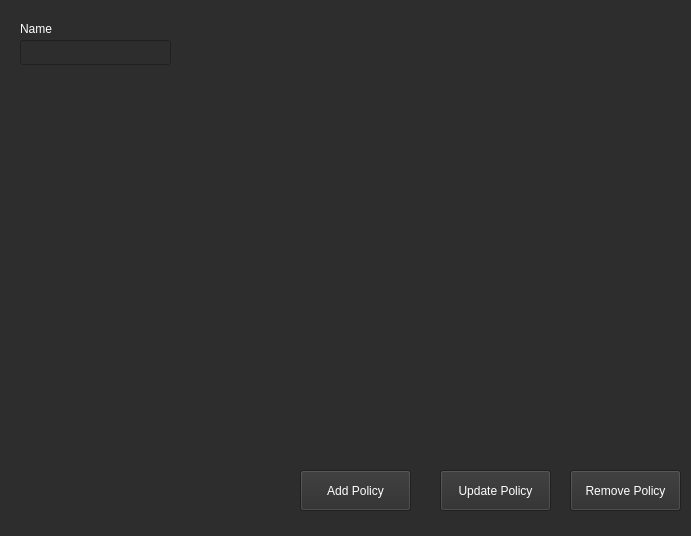
<?xml version="1.0" encoding="UTF-8"?>
<ui version="4.0">
 <class>Form</class>
 <widget class="QWidget" name="Form">
  <property name="geometry">
   <rect>
    <x>0</x>
    <y>0</y>
    <width>691</width>
    <height>536</height>
   </rect>
  </property>
  <property name="windowTitle">
   <string>Form</string>
  </property>
  <property name="styleSheet">
   <string notr="true">background-color: rgb(45, 45, 45);</string>
  </property>
  <widget class="QPushButton" name="btn_add_policy">
   <property name="geometry">
    <rect>
     <x>300</x>
     <y>470</y>
     <width>111</width>
     <height>41</height>
    </rect>
   </property>
   <property name="sizePolicy">
    <sizepolicy hsizetype="Minimum" vsizetype="Ignored">
     <horstretch>0</horstretch>
     <verstretch>0</verstretch>
    </sizepolicy>
   </property>
   <property name="palette">
    <palette>
     <active>
      <colorrole role="Button">
       <brush brushstyle="SolidPattern">
        <color alpha="255">
         <red>45</red>
         <green>45</green>
         <blue>45</blue>
        </color>
       </brush>
      </colorrole>
      <colorrole role="ButtonText">
       <brush brushstyle="SolidPattern">
        <color alpha="255">
         <red>255</red>
         <green>255</green>
         <blue>255</blue>
        </color>
       </brush>
      </colorrole>
      <colorrole role="Base">
       <brush brushstyle="SolidPattern">
        <color alpha="255">
         <red>45</red>
         <green>45</green>
         <blue>45</blue>
        </color>
       </brush>
      </colorrole>
      <colorrole role="Window">
       <brush brushstyle="SolidPattern">
        <color alpha="255">
         <red>45</red>
         <green>45</green>
         <blue>45</blue>
        </color>
       </brush>
      </colorrole>
     </active>
     <inactive>
      <colorrole role="Button">
       <brush brushstyle="SolidPattern">
        <color alpha="255">
         <red>45</red>
         <green>45</green>
         <blue>45</blue>
        </color>
       </brush>
      </colorrole>
      <colorrole role="ButtonText">
       <brush brushstyle="SolidPattern">
        <color alpha="255">
         <red>255</red>
         <green>255</green>
         <blue>255</blue>
        </color>
       </brush>
      </colorrole>
      <colorrole role="Base">
       <brush brushstyle="SolidPattern">
        <color alpha="255">
         <red>45</red>
         <green>45</green>
         <blue>45</blue>
        </color>
       </brush>
      </colorrole>
      <colorrole role="Window">
       <brush brushstyle="SolidPattern">
        <color alpha="255">
         <red>45</red>
         <green>45</green>
         <blue>45</blue>
        </color>
       </brush>
      </colorrole>
     </inactive>
     <disabled>
      <colorrole role="Button">
       <brush brushstyle="SolidPattern">
        <color alpha="255">
         <red>45</red>
         <green>45</green>
         <blue>45</blue>
        </color>
       </brush>
      </colorrole>
      <colorrole role="ButtonText">
       <brush brushstyle="SolidPattern">
        <color alpha="255">
         <red>120</red>
         <green>120</green>
         <blue>120</blue>
        </color>
       </brush>
      </colorrole>
      <colorrole role="Base">
       <brush brushstyle="SolidPattern">
        <color alpha="255">
         <red>45</red>
         <green>45</green>
         <blue>45</blue>
        </color>
       </brush>
      </colorrole>
      <colorrole role="Window">
       <brush brushstyle="SolidPattern">
        <color alpha="255">
         <red>45</red>
         <green>45</green>
         <blue>45</blue>
        </color>
       </brush>
      </colorrole>
     </disabled>
    </palette>
   </property>
   <property name="text">
    <string>Add Policy</string>
   </property>
  </widget>
  <widget class="QPushButton" name="btn_update_policy">
   <property name="geometry">
    <rect>
     <x>440</x>
     <y>470</y>
     <width>111</width>
     <height>41</height>
    </rect>
   </property>
   <property name="sizePolicy">
    <sizepolicy hsizetype="Minimum" vsizetype="Ignored">
     <horstretch>0</horstretch>
     <verstretch>0</verstretch>
    </sizepolicy>
   </property>
   <property name="palette">
    <palette>
     <active>
      <colorrole role="Button">
       <brush brushstyle="SolidPattern">
        <color alpha="255">
         <red>45</red>
         <green>45</green>
         <blue>45</blue>
        </color>
       </brush>
      </colorrole>
      <colorrole role="ButtonText">
       <brush brushstyle="SolidPattern">
        <color alpha="255">
         <red>255</red>
         <green>255</green>
         <blue>255</blue>
        </color>
       </brush>
      </colorrole>
      <colorrole role="Base">
       <brush brushstyle="SolidPattern">
        <color alpha="255">
         <red>45</red>
         <green>45</green>
         <blue>45</blue>
        </color>
       </brush>
      </colorrole>
      <colorrole role="Window">
       <brush brushstyle="SolidPattern">
        <color alpha="255">
         <red>45</red>
         <green>45</green>
         <blue>45</blue>
        </color>
       </brush>
      </colorrole>
     </active>
     <inactive>
      <colorrole role="Button">
       <brush brushstyle="SolidPattern">
        <color alpha="255">
         <red>45</red>
         <green>45</green>
         <blue>45</blue>
        </color>
       </brush>
      </colorrole>
      <colorrole role="ButtonText">
       <brush brushstyle="SolidPattern">
        <color alpha="255">
         <red>255</red>
         <green>255</green>
         <blue>255</blue>
        </color>
       </brush>
      </colorrole>
      <colorrole role="Base">
       <brush brushstyle="SolidPattern">
        <color alpha="255">
         <red>45</red>
         <green>45</green>
         <blue>45</blue>
        </color>
       </brush>
      </colorrole>
      <colorrole role="Window">
       <brush brushstyle="SolidPattern">
        <color alpha="255">
         <red>45</red>
         <green>45</green>
         <blue>45</blue>
        </color>
       </brush>
      </colorrole>
     </inactive>
     <disabled>
      <colorrole role="Button">
       <brush brushstyle="SolidPattern">
        <color alpha="255">
         <red>45</red>
         <green>45</green>
         <blue>45</blue>
        </color>
       </brush>
      </colorrole>
      <colorrole role="ButtonText">
       <brush brushstyle="SolidPattern">
        <color alpha="255">
         <red>120</red>
         <green>120</green>
         <blue>120</blue>
        </color>
       </brush>
      </colorrole>
      <colorrole role="Base">
       <brush brushstyle="SolidPattern">
        <color alpha="255">
         <red>45</red>
         <green>45</green>
         <blue>45</blue>
        </color>
       </brush>
      </colorrole>
      <colorrole role="Window">
       <brush brushstyle="SolidPattern">
        <color alpha="255">
         <red>45</red>
         <green>45</green>
         <blue>45</blue>
        </color>
       </brush>
      </colorrole>
     </disabled>
    </palette>
   </property>
   <property name="text">
    <string>Update Policy</string>
   </property>
  </widget>
  <widget class="QPushButton" name="btn_remove_policy">
   <property name="geometry">
    <rect>
     <x>570</x>
     <y>470</y>
     <width>111</width>
     <height>41</height>
    </rect>
   </property>
   <property name="sizePolicy">
    <sizepolicy hsizetype="Minimum" vsizetype="Ignored">
     <horstretch>0</horstretch>
     <verstretch>0</verstretch>
    </sizepolicy>
   </property>
   <property name="palette">
    <palette>
     <active>
      <colorrole role="Button">
       <brush brushstyle="SolidPattern">
        <color alpha="255">
         <red>45</red>
         <green>45</green>
         <blue>45</blue>
        </color>
       </brush>
      </colorrole>
      <colorrole role="ButtonText">
       <brush brushstyle="SolidPattern">
        <color alpha="255">
         <red>255</red>
         <green>255</green>
         <blue>255</blue>
        </color>
       </brush>
      </colorrole>
      <colorrole role="Base">
       <brush brushstyle="SolidPattern">
        <color alpha="255">
         <red>45</red>
         <green>45</green>
         <blue>45</blue>
        </color>
       </brush>
      </colorrole>
      <colorrole role="Window">
       <brush brushstyle="SolidPattern">
        <color alpha="255">
         <red>45</red>
         <green>45</green>
         <blue>45</blue>
        </color>
       </brush>
      </colorrole>
     </active>
     <inactive>
      <colorrole role="Button">
       <brush brushstyle="SolidPattern">
        <color alpha="255">
         <red>45</red>
         <green>45</green>
         <blue>45</blue>
        </color>
       </brush>
      </colorrole>
      <colorrole role="ButtonText">
       <brush brushstyle="SolidPattern">
        <color alpha="255">
         <red>255</red>
         <green>255</green>
         <blue>255</blue>
        </color>
       </brush>
      </colorrole>
      <colorrole role="Base">
       <brush brushstyle="SolidPattern">
        <color alpha="255">
         <red>45</red>
         <green>45</green>
         <blue>45</blue>
        </color>
       </brush>
      </colorrole>
      <colorrole role="Window">
       <brush brushstyle="SolidPattern">
        <color alpha="255">
         <red>45</red>
         <green>45</green>
         <blue>45</blue>
        </color>
       </brush>
      </colorrole>
     </inactive>
     <disabled>
      <colorrole role="Button">
       <brush brushstyle="SolidPattern">
        <color alpha="255">
         <red>45</red>
         <green>45</green>
         <blue>45</blue>
        </color>
       </brush>
      </colorrole>
      <colorrole role="ButtonText">
       <brush brushstyle="SolidPattern">
        <color alpha="255">
         <red>120</red>
         <green>120</green>
         <blue>120</blue>
        </color>
       </brush>
      </colorrole>
      <colorrole role="Base">
       <brush brushstyle="SolidPattern">
        <color alpha="255">
         <red>45</red>
         <green>45</green>
         <blue>45</blue>
        </color>
       </brush>
      </colorrole>
      <colorrole role="Window">
       <brush brushstyle="SolidPattern">
        <color alpha="255">
         <red>45</red>
         <green>45</green>
         <blue>45</blue>
        </color>
       </brush>
      </colorrole>
     </disabled>
    </palette>
   </property>
   <property name="text">
    <string>Remove Policy</string>
   </property>
  </widget>
  <widget class="QLabel" name="label">
   <property name="geometry">
    <rect>
     <x>20</x>
     <y>20</y>
     <width>61</width>
     <height>17</height>
    </rect>
   </property>
   <property name="palette">
    <palette>
     <active>
      <colorrole role="WindowText">
       <brush brushstyle="SolidPattern">
        <color alpha="255">
         <red>255</red>
         <green>255</green>
         <blue>255</blue>
        </color>
       </brush>
      </colorrole>
      <colorrole role="Button">
       <brush brushstyle="SolidPattern">
        <color alpha="255">
         <red>45</red>
         <green>45</green>
         <blue>45</blue>
        </color>
       </brush>
      </colorrole>
      <colorrole role="Text">
       <brush brushstyle="SolidPattern">
        <color alpha="255">
         <red>255</red>
         <green>255</green>
         <blue>255</blue>
        </color>
       </brush>
      </colorrole>
      <colorrole role="ButtonText">
       <brush brushstyle="SolidPattern">
        <color alpha="255">
         <red>255</red>
         <green>255</green>
         <blue>255</blue>
        </color>
       </brush>
      </colorrole>
      <colorrole role="Base">
       <brush brushstyle="SolidPattern">
        <color alpha="255">
         <red>45</red>
         <green>45</green>
         <blue>45</blue>
        </color>
       </brush>
      </colorrole>
      <colorrole role="Window">
       <brush brushstyle="SolidPattern">
        <color alpha="255">
         <red>45</red>
         <green>45</green>
         <blue>45</blue>
        </color>
       </brush>
      </colorrole>
     </active>
     <inactive>
      <colorrole role="WindowText">
       <brush brushstyle="SolidPattern">
        <color alpha="255">
         <red>255</red>
         <green>255</green>
         <blue>255</blue>
        </color>
       </brush>
      </colorrole>
      <colorrole role="Button">
       <brush brushstyle="SolidPattern">
        <color alpha="255">
         <red>45</red>
         <green>45</green>
         <blue>45</blue>
        </color>
       </brush>
      </colorrole>
      <colorrole role="Text">
       <brush brushstyle="SolidPattern">
        <color alpha="255">
         <red>255</red>
         <green>255</green>
         <blue>255</blue>
        </color>
       </brush>
      </colorrole>
      <colorrole role="ButtonText">
       <brush brushstyle="SolidPattern">
        <color alpha="255">
         <red>255</red>
         <green>255</green>
         <blue>255</blue>
        </color>
       </brush>
      </colorrole>
      <colorrole role="Base">
       <brush brushstyle="SolidPattern">
        <color alpha="255">
         <red>45</red>
         <green>45</green>
         <blue>45</blue>
        </color>
       </brush>
      </colorrole>
      <colorrole role="Window">
       <brush brushstyle="SolidPattern">
        <color alpha="255">
         <red>45</red>
         <green>45</green>
         <blue>45</blue>
        </color>
       </brush>
      </colorrole>
     </inactive>
     <disabled>
      <colorrole role="WindowText">
       <brush brushstyle="SolidPattern">
        <color alpha="255">
         <red>120</red>
         <green>120</green>
         <blue>120</blue>
        </color>
       </brush>
      </colorrole>
      <colorrole role="Button">
       <brush brushstyle="SolidPattern">
        <color alpha="255">
         <red>45</red>
         <green>45</green>
         <blue>45</blue>
        </color>
       </brush>
      </colorrole>
      <colorrole role="Text">
       <brush brushstyle="SolidPattern">
        <color alpha="255">
         <red>120</red>
         <green>120</green>
         <blue>120</blue>
        </color>
       </brush>
      </colorrole>
      <colorrole role="ButtonText">
       <brush brushstyle="SolidPattern">
        <color alpha="255">
         <red>120</red>
         <green>120</green>
         <blue>120</blue>
        </color>
       </brush>
      </colorrole>
      <colorrole role="Base">
       <brush brushstyle="SolidPattern">
        <color alpha="255">
         <red>45</red>
         <green>45</green>
         <blue>45</blue>
        </color>
       </brush>
      </colorrole>
      <colorrole role="Window">
       <brush brushstyle="SolidPattern">
        <color alpha="255">
         <red>45</red>
         <green>45</green>
         <blue>45</blue>
        </color>
       </brush>
      </colorrole>
     </disabled>
    </palette>
   </property>
   <property name="text">
    <string>Name</string>
   </property>
  </widget>
  <widget class="QLineEdit" name="lineEdit">
   <property name="enabled">
    <bool>true</bool>
   </property>
   <property name="geometry">
    <rect>
     <x>20</x>
     <y>40</y>
     <width>151</width>
     <height>25</height>
    </rect>
   </property>
   <property name="palette">
    <palette>
     <active>
      <colorrole role="WindowText">
       <brush brushstyle="SolidPattern">
        <color alpha="255">
         <red>255</red>
         <green>255</green>
         <blue>255</blue>
        </color>
       </brush>
      </colorrole>
      <colorrole role="Button">
       <brush brushstyle="SolidPattern">
        <color alpha="255">
         <red>45</red>
         <green>45</green>
         <blue>45</blue>
        </color>
       </brush>
      </colorrole>
      <colorrole role="Text">
       <brush brushstyle="SolidPattern">
        <color alpha="255">
         <red>255</red>
         <green>255</green>
         <blue>255</blue>
        </color>
       </brush>
      </colorrole>
      <colorrole role="ButtonText">
       <brush brushstyle="SolidPattern">
        <color alpha="255">
         <red>255</red>
         <green>255</green>
         <blue>255</blue>
        </color>
       </brush>
      </colorrole>
      <colorrole role="Base">
       <brush brushstyle="SolidPattern">
        <color alpha="255">
         <red>45</red>
         <green>45</green>
         <blue>45</blue>
        </color>
       </brush>
      </colorrole>
      <colorrole role="Window">
       <brush brushstyle="SolidPattern">
        <color alpha="255">
         <red>45</red>
         <green>45</green>
         <blue>45</blue>
        </color>
       </brush>
      </colorrole>
     </active>
     <inactive>
      <colorrole role="WindowText">
       <brush brushstyle="SolidPattern">
        <color alpha="255">
         <red>255</red>
         <green>255</green>
         <blue>255</blue>
        </color>
       </brush>
      </colorrole>
      <colorrole role="Button">
       <brush brushstyle="SolidPattern">
        <color alpha="255">
         <red>45</red>
         <green>45</green>
         <blue>45</blue>
        </color>
       </brush>
      </colorrole>
      <colorrole role="Text">
       <brush brushstyle="SolidPattern">
        <color alpha="255">
         <red>255</red>
         <green>255</green>
         <blue>255</blue>
        </color>
       </brush>
      </colorrole>
      <colorrole role="ButtonText">
       <brush brushstyle="SolidPattern">
        <color alpha="255">
         <red>255</red>
         <green>255</green>
         <blue>255</blue>
        </color>
       </brush>
      </colorrole>
      <colorrole role="Base">
       <brush brushstyle="SolidPattern">
        <color alpha="255">
         <red>45</red>
         <green>45</green>
         <blue>45</blue>
        </color>
       </brush>
      </colorrole>
      <colorrole role="Window">
       <brush brushstyle="SolidPattern">
        <color alpha="255">
         <red>45</red>
         <green>45</green>
         <blue>45</blue>
        </color>
       </brush>
      </colorrole>
     </inactive>
     <disabled>
      <colorrole role="WindowText">
       <brush brushstyle="SolidPattern">
        <color alpha="255">
         <red>120</red>
         <green>120</green>
         <blue>120</blue>
        </color>
       </brush>
      </colorrole>
      <colorrole role="Button">
       <brush brushstyle="SolidPattern">
        <color alpha="255">
         <red>45</red>
         <green>45</green>
         <blue>45</blue>
        </color>
       </brush>
      </colorrole>
      <colorrole role="Text">
       <brush brushstyle="SolidPattern">
        <color alpha="255">
         <red>120</red>
         <green>120</green>
         <blue>120</blue>
        </color>
       </brush>
      </colorrole>
      <colorrole role="ButtonText">
       <brush brushstyle="SolidPattern">
        <color alpha="255">
         <red>120</red>
         <green>120</green>
         <blue>120</blue>
        </color>
       </brush>
      </colorrole>
      <colorrole role="Base">
       <brush brushstyle="SolidPattern">
        <color alpha="255">
         <red>45</red>
         <green>45</green>
         <blue>45</blue>
        </color>
       </brush>
      </colorrole>
      <colorrole role="Window">
       <brush brushstyle="SolidPattern">
        <color alpha="255">
         <red>45</red>
         <green>45</green>
         <blue>45</blue>
        </color>
       </brush>
      </colorrole>
     </disabled>
    </palette>
   </property>
   <property name="mouseTracking">
    <bool>false</bool>
   </property>
   <property name="focusPolicy">
    <enum>Qt::ClickFocus</enum>
   </property>
  </widget>
 </widget>
 <resources/>
 <connections/>
</ui>
